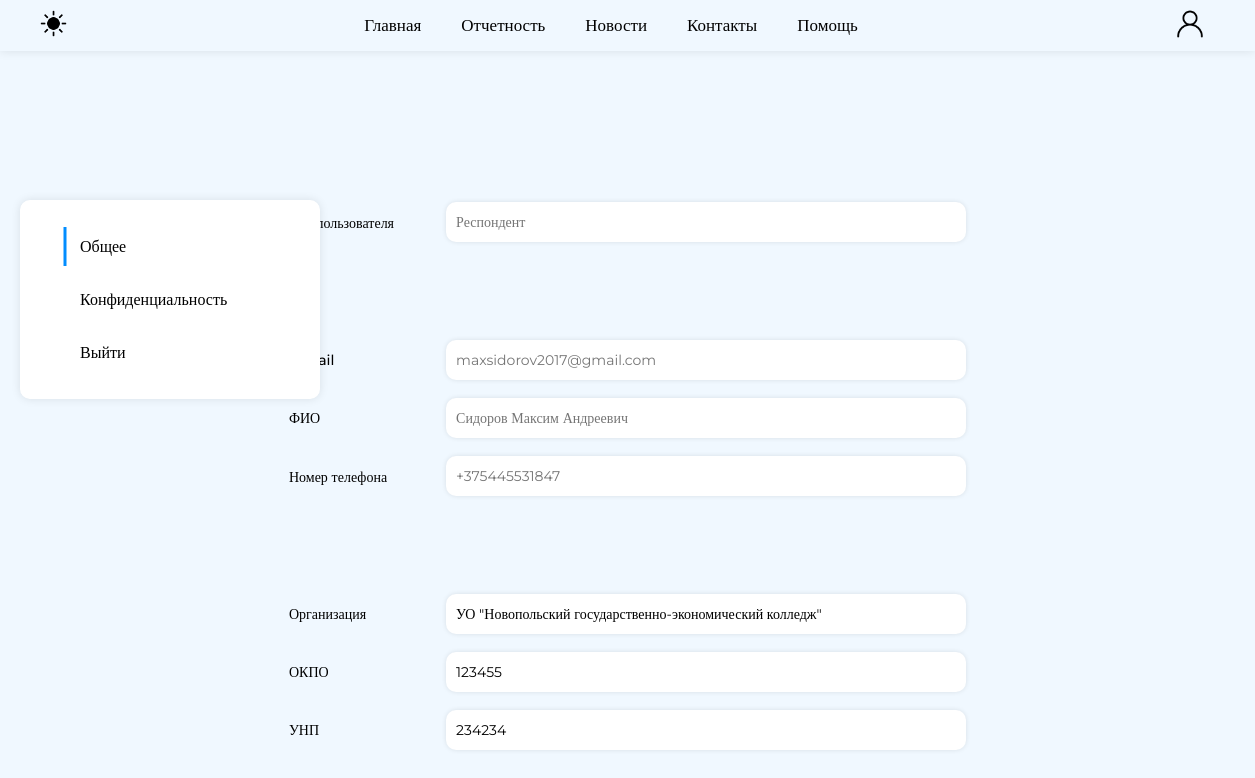
The app's page /profile/common (signed in) with its own data.
### website/models.py (models this page shows)
class User(db.Model, UserMixin):
    __tablename__ = 'user'
    id = db.Column(db.Integer, primary_key=True)
    type = db.Column(db.String(13), default='Респондент')
    email = db.Column(db.String(50), unique=True)
    fio = db.Column(db.String(30))
    telephone = db.Column(db.String(20))
    password = db.Column(db.String(50))
    organization_id = db.Column(db.Integer(), db.ForeignKey('organization.id'), nullable=False)
    reports = db.relationship('Report', backref='user', lazy = True, cascade = "all, delete-orphan")

class Organization(db.Model):
    __tablename__ = 'organization'
    id = db.Column(db.Integer, primary_key=True)
    full_name = db.Column(db.String(50))
    okpo = db.Column(db.Integer)
    ynp = db.Column(db.Integer)
    users = db.relationship('User', backref = 'organization', lazy = True, cascade = "all, delete-orphan")

### website/views.py (the view)
@views.route('/profile/common')
@login_required
def profile_common():
    organization = Organization.query.filter_by(id = current_user.organization_id).first()
    return render_template('profile_common.html', user=current_user, organization=organization)

### website/templates/profile_common.html (shortened to what this page needs)
{% extends "base.html" %}
{% block content %}
<div class="profile_page">
    <nav class = "profile_navigation ">
        <li class="active_li" onclick="window.location.href='/profile/common'">
            Общее
        </li>
        <li onclick="window.location.href='/profile/password'">Конфиденциальность</li>
        <li onclick="window.location.href='/logout'">Выйти</li>
    </nav>
    <div class="personal-info_area">
        <table>
            <tr>
                <td style = "padding-bottom: 94px;">Тип пользователя</div></td>
                <td><input style = "margin-bottom: 80px;" type="text" placeholder="{{user.type}}" disabled></td>
            <tr >
                <td  ><span >E-mail</span></td>
                <td><input   type="text" placeholder="{{user.email}}" disabled></td>
            </tr>
            <tr>
                <td>ФИО</td>
                <td><input type="text" placeholder="{{user.fio}}" disabled></td>
            </tr>
            <tr >
                <td style = "padding-bottom: 94px;">Номер телефона</td>
                <td><input style = "margin-bottom: 80px;" type="text" placeholder="{{user.telephone}}" disabled></td>
            </tr>
            <tr>
                <td>Организация</td>
                <td><input type="text" value="{{organization.full_name}}" disabled></td>
            </tr>
            <tr>
                <td>ОКПО</td>
                <td><input type="text" value="{{organization.okpo}}" disabled></td>
            </tr>
            <tr>
                <td>УНП</td>
                <td><input type="text" value="{{organization.ynp}}" disabled></td>
            </tr>
    </div>
{% endblock %}

### website/static/css/base.css (style rules this page uses)
* { margin: 0; padding: 0; font-family: 'Montserrat'; }
html { margin: 0; width: 100%; height: 100%; }
body { display: flex; flex-direction: column; min-height: 100vh; background-color:aliceblue; color: rgb(0, 0, 0); }
.profile_page { display: flex; flex-direction: row; padding-top: 200px; color: rgb(0, 0, 0); width: 100%; align-items: flex-start; }
.profile_page .profile_navigation { position: fixed; width: 300px; display: flex; flex-direction: column; text-align: left; background-color: white; box-shadow: 0 0 10px rgba(0, 0, 0, 0.1); padding: 20px 0; border-radius: 10px; margin-left: 20px; color: black; }
.profile_page .profile_navigation li { list-style-type: none; cursor: pointer; padding: 10px 60px; margin: 7px 0; height: 100%; font-weight: 500; transition: background-color 0.3s ease, color 0.3s ease; position: relative; }
.profile_page .profile_navigation li.active_li::before { content: ''; position: absolute; top: 0; left: 15%; transform: translateX(-50%); width: 3px; border: none; height: 100%; background-color: #028dff; }
.profile_page .personal-info_area { height: 100%; width: auto; margin: 0 auto; display: flex; flex-direction: column; top: 0; color: black; }
.profile_page .personal-info_area table, .profile_page .personal-info_area tr, .profile_page .personal-info_area td { border: none; }
.profile_page .personal-info_area table tr td { width: 100%; }
.profile_page .personal-info_area table tr td { height: 100%; text-align: left; padding: 0; padding-bottom: 16px; font-size: 14px; font-weight: 500; }
.profile_page .personal-info_area td input { width: 500px; font-size: 14px; margin-left: 50px; padding: 0 10px; height: 40px; border-radius: 10px; border: none; box-shadow: 0 0 5px rgb(0, 0, 0, 0.1); color: black; background-color:rgb(255, 255, 255); }

### records on screen
User: type "Респондент", email "maxsidorov2017@gmail.com", fio "Сидоров Максим Андреевич", telephone "+375445531847"
Organization: full_name "УО \"Новопольский государственно-экономический колледж\"", okpo "123455", ynp "234234"
